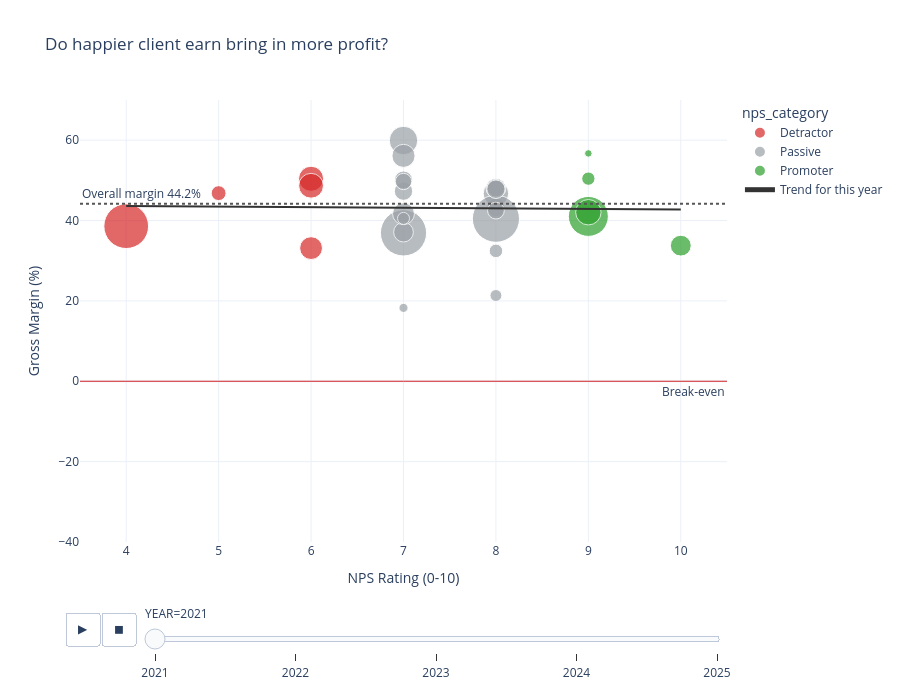

Notebook code cell kept with this figure:
### Code cell
fig = px.scatter(
    client_year_df,
    x="NPS RATING",
    y="gross_margin_pct",
    size="REVENUE",                       # bubble size = deal size
    color="nps_category",
    color_discrete_map=category_colours,  # red = detractor, grey = passive, green = promoter
    category_orders={"nps_category": nps_categories},
    animation_frame="YEAR",               # -> year slider + play button
    animation_group="CLIENT ID",          # same client morphs smoothly between years
    hover_name="CLIENT ID",
    hover_data={"SECTOR": True, "TYPE": True, "org_size": True,
                "REVENUE": ":,.0f", "gross_margin_pct": ":.1f"},
    size_max=45,
    range_x=[3.5, 10.5],                 # fixed axes so the animation doesn't jump
    range_y=[-40, 70],
    title="Do happier client earn bring in more profit?",
)

# Animated trendline: px.line gives us one line trace per year, which we splice into
# the scatter's frames so the fit is redrawn every time the year slider moves.
trend_fig = px.line(trend, x="NPS RATING", y="gross_margin_pct",
                    animation_frame="YEAR", color="SERIES",
                    color_discrete_sequence=["#333"])

fig.add_traces(trend_fig.data)                     # line for the year the slider starts on
lines_by_year = {frame.name: frame.data for frame in trend_fig.frames}
for frame in fig.frames:                           # ...and for every other year
    frame.data = frame.data + lines_by_year[frame.name]

# Reference lines
overall_margin = client_year_df["gross_profit"].sum() / client_year_df["REVENUE"].sum() * 100
fig.add_hline(y=overall_margin, line_dash="dot", line_color="#555",
              annotation_text=f"Overall margin {overall_margin:.1f}%",
              annotation_position="top left")
fig.add_hline(y=0, line_color="#d62728", line_width=1,
              annotation_text="Break-even", annotation_position="bottom right")

fig.update_layout(
    xaxis_title="NPS Rating (0-10)",
    yaxis_title="Gross Margin (%)",
    template="plotly_white",
    height=700,
)

fig.show()

### Figure 1 — Plotly figure (JSON) as saved in the notebook; plotly's stock layout.template omitted (floating-point values rounded to 4 significant figures)
{"data": [{"customdata": [["Manufacturing", "Private", "Medium", 228141], ["Healthcare", "Private", "Small", 97345], ["Manufacturing", "Private", "Medium", 275798], ["Healthcare", "Private", "Medium", 878259], ["Info Tech", "Private", "Unspecified", 270033]], "hovertemplate": "<b>%{hovertext}</b><br><br>nps_category=Detractor<br>YEAR=2021<br>NPS RATING=%{x}<br>gross_margin_pct=%{y:.1f}<br>REVENUE=%{customdata[3]:,.0f}<br>SECTOR=%{customdata[0]}<br>TYPE=%{customdata[1]}<br>org_size=%{customdata[2]}<extra></extra>", "hovertext": ["P1-006", "P1-011", "P1-012", "P1-013", "P3-004"], "ids": ["P1-006", "P1-011", "P1-012", "P1-013", "P3-004"], "legendgroup": "Detractor", "marker": {"color": "#d62728", "size": [228141, 97345, 275798, 878259, 270033], "sizemode": "area", "sizeref": 878.3, "symbol": "circle"}, "mode": "markers", "name": "Detractor", "orientation": "v", "showlegend": true, "type": "scatter", "x": [6, 5, 6, 4, 6], "xaxis": "x", "y": [33.14, 46.82, 50.4, 38.6, 48.66], "yaxis": "y"}, {"customdata": [["Finance", "Govt", "Large", 148180], ["Security", "Govt", "Large", 356687], ["Transportation", "Govt", "Large", 284826], ["Charity", "NPO", "Small", 62351], ["Charity", "NPO", "Small", 36428], ["Healthcare", "Private", "Small", 936331], ["Healthcare", "Private", "Small", 80825], ["Manufacturing", "Private", "Medium", 976169], ["Healthcare", "Private", "Small", 171180], ["Manufacturing", "Private", "Large", 147310], ["Healthcare", "Private", "Unspecified", 173483], ["Healthcare", "Private", "Unspecified", 123633], ["Manufacturing", "Private", "Unspecified", 139028], ["Manufacturing", "Private", "Unspecified", 149260], ["Info Tech", "Private", "Large", 234229], ["Healthcare", "Private", "Medium", 141359], ["Info Tech", "Private", "Large", 211013], ["Info Tech", "Private", "Large", 63226], ["Logistic", "Private", "Large", 118311]], "hovertemplate": "<b>%{hovertext}</b><br><br>nps_category=Passive<br>YEAR=2021<br>NPS RATING=%{x}<br>gross_margin_pct=%{y:.1f}<br>REVENUE=%{customdata[3]:,.0f}<br>SECTOR=%{customdata[0]}<br>TYPE=%{customdata[1]}<br>org_size=%{customdata[2]}<extra></extra>", "hovertext": ["G1-001", "G1-002", "G1-003", "N1-001", "N1-002", "P1-001", "P1-002", "P1-004", "P1-008", "P2-002", "P3-001", "P3-002", "P3-003", "P3-006", "P3-007", "P3-008", "P3-009", "P3-010", "P3-011"], "ids": ["G1-001", "G1-002", "G1-003", "N1-001", "N1-002", "P1-001", "P1-002", "P1-004", "P1-008", "P2-002", "P3-001", "P3-002", "P3-003", "P3-006", "P3-007", "P3-008", "P3-009", "P3-010", "P3-011"], "legendgroup": "Passive", "marker": {"color": "#9aa0a6", "size": [148180, 356687, 284826, 62351, 36428, 936331, 80825, 976169, 171180, 147310, 173483, 123633, 139028, 149260, 234229, 141359, 211013, 63226, 118311], "sizemode": "area", "sizeref": 878.3, "symbol": "circle"}, "mode": "markers", "name": "Passive", "orientation": "v", "showlegend": true, "type": "scatter", "x": [8, 7, 8, 8, 7, 7, 8, 8, 7, 7, 8, 8, 8, 8, 7, 7, 7, 7, 7], "xaxis": "x", "y": [43.26, 59.92, 46.7, 21.34, 18.26, 36.93, 32.45, 40.45, 37.12, 47.31, 48.05, 42.47, 48.05, 47.78, 56.1, 50.1, 41.7, 40.54, 49.71], "yaxis": "y"}, {"customdata": [["Manufacturing", "Private", "Unspecified", 190863], ["Healthcare", "Private", "Small", 700896], ["Transportation", "Private", "Medium", 284197], ["Transportation", "Private", "Medium", 24840], ["Manufacturing", "Private", "Unspecified", 77710]], "hovertemplate": "<b>%{hovertext}</b><br><br>nps_category=Promoter<br>YEAR=2021<br>NPS RATING=%{x}<br>gross_margin_pct=%{y:.1f}<br>REVENUE=%{customdata[3]:,.0f}<br>SECTOR=%{customdata[0]}<br>TYPE=%{customdata[1]}<br>org_size=%{customdata[2]}<extra></extra>", "hovertext": ["P1-003", "P1-005", "P1-007", "P1-009", "P3-005"], "ids": ["P1-003", "P1-005", "P1-007", "P1-009", "P3-005"], "legendgroup": "Promoter", "marker": {"color": "#2ca02c", "size": [190863, 700896, 284197, 24840, 77710], "sizemode": "area", "sizeref": 878.3, "symbol": "circle"}, "mode": "markers", "name": "Promoter", "orientation": "v", "showlegend": true, "type": "scatter", "x": [10, 9, 9, 9, 9], "xaxis": "x", "y": [33.75, 41.03, 42.07, 56.71, 50.43], "yaxis": "y"}, {"hovertemplate": "SERIES=Trend for this year<br>YEAR=2021<br>NPS RATING=%{x}<br>gross_margin_pct=%{y}<extra></extra>", "legendgroup": "Trend for this year", "line": {"color": "#333", "dash": "solid"}, "marker": {"symbol": "circle"}, "mode": "lines", "name": "Trend for this year", "orientation": "v", "showlegend": true, "type": "scatter", "x": [4, 10], "xaxis": "x", "y": [43.59, 42.72], "yaxis": "y"}], "layout": {"annotations": [{"showarrow": false, "text": "Overall margin 44.2%", "x": 0, "xanchor": "left", "xref": "x domain", "y": 44.19, "yanchor": "bottom", "yref": "y"}, {"showarrow": false, "text": "Break-even", "x": 1, "xanchor": "right", "xref": "x domain", "y": 0, "yanchor": "top", "yref": "y"}], "height": 700, "legend": {"itemsizing": "constant", "title": {"text": "nps_category"}, "tracegroupgap": 0}, "shapes": [{"line": {"color": "#555", "dash": "dot"}, "type": "line", "x0": 0, "x1": 1, "xref": "x domain", "y0": 44.19, "y1": 44.19, "yref": "y"}, {"line": {"color": "#d62728", "width": 1}, "type": "line", "x0": 0, "x1": 1, "xref": "x domain", "y0": 0, "y1": 0, "yref": "y"}], "sliders": [{"active": 0, "currentvalue": {"prefix": "YEAR="}, "len": 0.9, "pad": {"b": 10, "t": 60}, "steps": [{"args": [["2021"], {"frame": {"duration": 0, "redraw": false}, "fromcurrent": true, "mode": "immediate", "transition": {"duration": 0, "easing": "linear"}}], "label": "2021", "method": "animate"}, {"args": [["2022"], {"frame": {"duration": 0, "redraw": false}, "fromcurrent": true, "mode": "immediate", "transition": {"duration": 0, "easing": "linear"}}], "label": "2022", "method": "animate"}, {"args": [["2023"], {"frame": {"duration": 0, "redraw": false}, "fromcurrent": true, "mode": "immediate", "transition": {"duration": 0, "easing": "linear"}}], "label": "2023", "method": "animate"}, {"args": [["2024"], {"frame": {"duration": 0, "redraw": false}, "fromcurrent": true, "mode": "immediate", "transition": {"duration": 0, "easing": "linear"}}], "label": "2024", "method": "animate"}, {"args": [["2025"], {"frame": {"duration": 0, "redraw": false}, "fromcurrent": true, "mode": "immediate", "transition": {"duration": 0, "easing": "linear"}}], "label": "2025", "method": "animate"}], "x": 0.1, "xanchor": "left", "y": 0, "yanchor": "top"}], "title": {"text": "Do happier client earn bring in more profit?"}, "updatemenus": [{"buttons": [{"args": [null, {"frame": {"duration": 500, "redraw": false}, "fromcurrent": true, "mode": "immediate", "transition": {"duration": 500, "easing": "linear"}}], "label": "&#9654;", "method": "animate"}, {"args": [[null], {"frame": {"duration": 0, "redraw": false}, "fromcurrent": true, "mode": "immediate", "transition": {"duration": 0, "easing": "linear"}}], "label": "&#9724;", "method": "animate"}], "direction": "left", "pad": {"r": 10, "t": 70}, "showactive": false, "type": "buttons", "x": 0.1, "xanchor": "right", "y": 0, "yanchor": "top"}], "xaxis": {"anchor": "y", "domain": [0, 1], "range": [3.5, 10.5], "title": {"text": "NPS Rating (0-10)"}}, "yaxis": {"anchor": "x", "domain": [0, 1], "range": [-40, 70], "title": {"text": "Gross Margin (%)"}}}}
